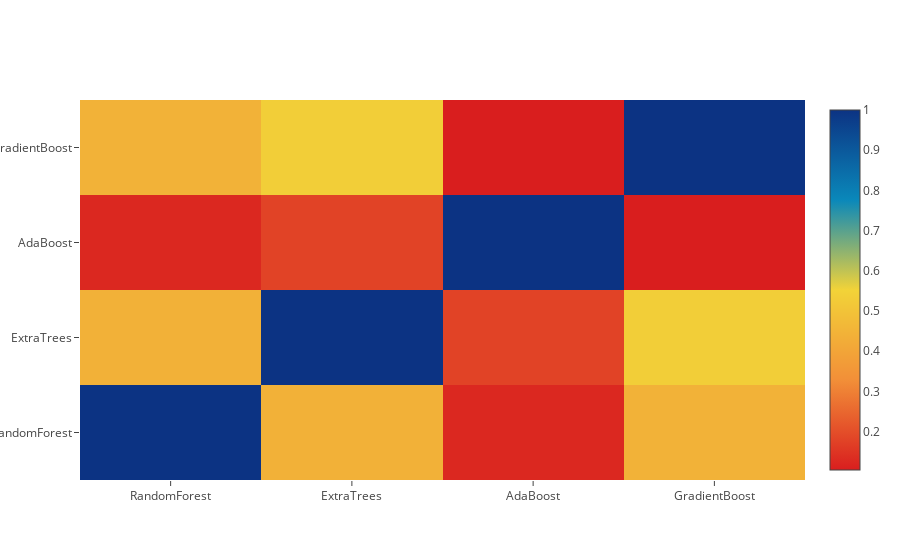

The notebook cell this image was saved under:
### Code cell
data = [
    go.Heatmap(
        z= base_predictions_train.astype(float).corr().values ,
        x=base_predictions_train.columns.values,
        y= base_predictions_train.columns.values,
          colorscale='Portland',
            showscale=True,
            reversescale = True
    )
]
py.iplot(data, filename='labelled-heatmap')

### Figure 1 — Plotly figure (JSON) as saved in the notebook; plotly's stock layout.template omitted (floating-point values rounded to 4 significant figures)
{"data": [{"colorscale": "Portland", "reversescale": true, "showscale": true, "type": "heatmap", "uid": "b0734386-1d76-401a-ae64-42809687f5b5", "x": ["RandomForest", "ExtraTrees", "AdaBoost", "GradientBoost"], "y": ["RandomForest", "ExtraTrees", "AdaBoost", "GradientBoost"], "z": [[1, 0.4411, 0.1247, 0.443], [0.4411, 1, 0.1774, 0.5356], [0.1247, 0.1774, 1, 0.1045], [0.443, 0.5356, 0.1045, 1]]}], "layout": {}}
